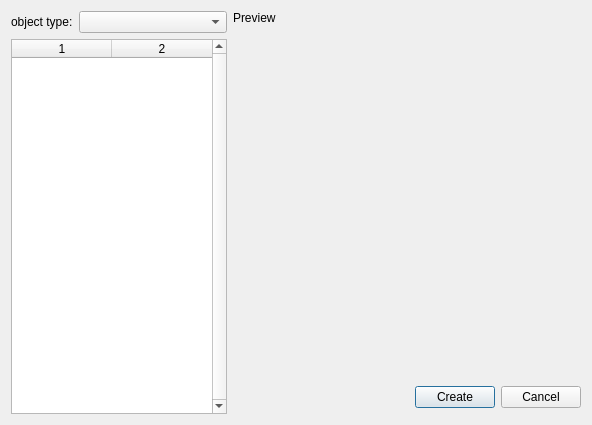
<?xml version="1.0" encoding="UTF-8"?>
<ui version="4.0">
 <class>CCreateObjectForm</class>
 <widget class="QDialog" name="CCreateObjectForm">
  <property name="geometry">
   <rect>
    <x>0</x>
    <y>0</y>
    <width>592</width>
    <height>425</height>
   </rect>
  </property>
  <property name="sizePolicy">
   <sizepolicy hsizetype="Preferred" vsizetype="Preferred">
    <horstretch>0</horstretch>
    <verstretch>0</verstretch>
   </sizepolicy>
  </property>
  <property name="windowTitle">
   <string>Dialog</string>
  </property>
  <layout class="QHBoxLayout" name="horizontalLayout" stretch="0,0">
   <property name="sizeConstraint">
    <enum>QLayout::SetDefaultConstraint</enum>
   </property>
   <item>
    <layout class="QVBoxLayout" name="verticalLayout_2">
     <property name="sizeConstraint">
      <enum>QLayout::SetDefaultConstraint</enum>
     </property>
     <item>
      <layout class="QHBoxLayout" name="horizontalLayout_2">
       <property name="topMargin">
        <number>0</number>
       </property>
       <item>
        <widget class="QLabel" name="labelObjectType">
         <property name="sizePolicy">
          <sizepolicy hsizetype="Fixed" vsizetype="Preferred">
           <horstretch>0</horstretch>
           <verstretch>0</verstretch>
          </sizepolicy>
         </property>
         <property name="frameShape">
          <enum>QFrame::NoFrame</enum>
         </property>
         <property name="text">
          <string>object type:</string>
         </property>
        </widget>
       </item>
       <item>
        <widget class="CDynamicComboBox" name="comboObjectType">
         <property name="sizePolicy">
          <sizepolicy hsizetype="Minimum" vsizetype="Fixed">
           <horstretch>0</horstretch>
           <verstretch>0</verstretch>
          </sizepolicy>
         </property>
         <property name="editable">
          <bool>false</bool>
         </property>
         <property name="currentText">
          <string/>
         </property>
        </widget>
       </item>
      </layout>
     </item>
     <item>
      <widget class="QTableWidget" name="tableParameters">
       <property name="sizePolicy">
        <sizepolicy hsizetype="Minimum" vsizetype="Expanding">
         <horstretch>0</horstretch>
         <verstretch>0</verstretch>
        </sizepolicy>
       </property>
       <property name="minimumSize">
        <size>
         <width>0</width>
         <height>0</height>
        </size>
       </property>
       <property name="verticalScrollBarPolicy">
        <enum>Qt::ScrollBarAlwaysOn</enum>
       </property>
       <property name="sizeAdjustPolicy">
        <enum>QAbstractScrollArea::AdjustToContentsOnFirstShow</enum>
       </property>
       <property name="columnCount">
        <number>2</number>
       </property>
       <attribute name="horizontalHeaderStretchLastSection">
        <bool>true</bool>
       </attribute>
       <column/>
       <column/>
      </widget>
     </item>
    </layout>
   </item>
   <item>
    <layout class="QVBoxLayout" name="verticalLayout" stretch="0,1,0">
     <property name="topMargin">
      <number>0</number>
     </property>
     <property name="bottomMargin">
      <number>6</number>
     </property>
     <item>
      <widget class="QLabel" name="label">
       <property name="text">
        <string>Preview</string>
       </property>
      </widget>
     </item>
     <item>
      <layout class="QHBoxLayout" name="horizontalLayout_4"/>
     </item>
     <item>
      <layout class="QHBoxLayout" name="horizontalLayout_3">
       <property name="sizeConstraint">
        <enum>QLayout::SetMinimumSize</enum>
       </property>
       <item>
        <spacer name="horizontalSpacer">
         <property name="orientation">
          <enum>Qt::Horizontal</enum>
         </property>
         <property name="sizeHint" stdset="0">
          <size>
           <width>40</width>
           <height>20</height>
          </size>
         </property>
        </spacer>
       </item>
       <item>
        <widget class="QPushButton" name="buttonCreate">
         <property name="text">
          <string>Create</string>
         </property>
        </widget>
       </item>
       <item>
        <widget class="QPushButton" name="buttonCancel">
         <property name="text">
          <string>Cancel</string>
         </property>
        </widget>
       </item>
      </layout>
     </item>
    </layout>
   </item>
  </layout>
 </widget>
 <customwidgets>
  <customwidget>
   <class>CDynamicComboBox</class>
   <extends>QComboBox</extends>
   <header>layout_components/dynamiccombobox.h</header>
  </customwidget>
 </customwidgets>
 <resources/>
 <connections/>
</ui>
